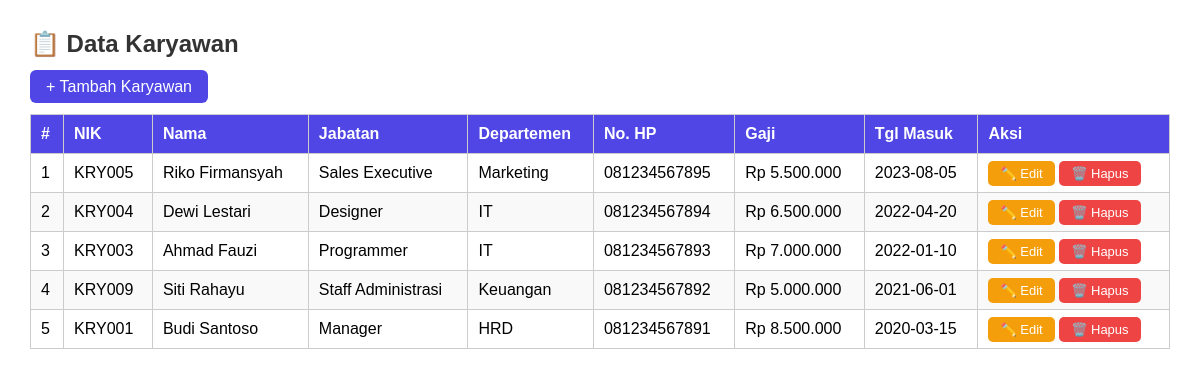
Page /karyawan/index.php on the committed database.
### tables this page shows
CREATE TABLE `karyawan` (
  `id` int NOT NULL,
  `nik` varchar(20) NOT NULL,
  `nama` varchar(100) NOT NULL,
  `jabatan` varchar(100) NOT NULL,
  `departemen` varchar(100) NOT NULL,
  `no_hp` varchar(15) NOT NULL,
  `gaji` decimal(12,2) NOT NULL DEFAULT '0.00',
  `tgl_masuk` date NOT NULL
);

### karyawan/index.php (the view, shortened to what this page needs)
<?php
require_once 'koneksi.php';
$sql    = "SELECT * FROM karyawan ORDER BY id DESC";
$result = mysqli_query($conn, $sql);
?>
<!DOCTYPE html>
<html lang="id">
<head>
</head>
<body>
<h2>📋 Data Karyawan</h2>
<a href="tambah.php" class="btn-tambah">+ Tambah Karyawan</a>
<br><br>
<table>
    <thead>
        <tr>
            <th>#</th>
            <th>NIK</th>
            <th>Nama</th>
            <th>Jabatan</th>
            <th>Departemen</th>
            <th>No. HP</th>
            <th>Gaji</th>
            <th>Tgl Masuk</th>
            <th>Aksi</th>
        </tr>
    </thead>
    <tbody>
    <?php
    $no = 1;
    while ($row = mysqli_fetch_assoc($result)):
    ?>
        <tr>
            <td><?= $no++ ?></td>
            <td><?= htmlspecialchars($row['nik']) ?></td>
            <td><?= htmlspecialchars($row['nama']) ?></td>
            <td><?= htmlspecialchars($row['jabatan']) ?></td>
            <td><?= htmlspecialchars($row['departemen']) ?></td>
            <td><?= htmlspecialchars($row['no_hp']) ?></td>
            <td>Rp <?= number_format($row['gaji'], 0, ',', '.') ?></td>
            <td><?= $row['tgl_masuk'] ?></td>
            <td>
                <a href="edit.php?id=<?= $row['id'] ?>" class="btn btn-edit">✏️ Edit</a>
                <a href="hapus.php?id=<?= $row['id'] ?>"
                   class="btn btn-hapus"
                   onclick="return confirm('Yakin hapus <?= addslashes($row['nama']) ?>?')">
                   🗑️ Hapus
                </a>
            </td>
        </tr>
    <?php endwhile; ?>
    </tbody>
</table>
</body>
</html>

### karyawan/index.php (style rules this page uses)
body { font-family: Arial, sans-serif; margin: 30px; }
h2 { color: #333; }
table { border-collapse: collapse; width: 100%; }
th, td { border: 1px solid #ccc; padding: 10px; text-align: left; }
th { background: #4f46e5; color: white; }
tr:nth-child(even) { background: #f9f9f9; }
.btn { padding: 5px 12px; border-radius: 5px; text-decoration: none; font-size: 13px; }
.btn-edit { background: #f59e0b; color: white; }
.btn-hapus { background: #ef4444; color: white; }
.btn-tambah { background: #4f46e5; color: white; padding: 8px 16px; border-radius: 6px; text-decoration: none; }

### rows in the picture
karyawan: nik "KRY005", nama "Riko Firmansyah", jabatan "Sales Executive", departemen "Marketing", no_hp "081234567895", gaji "5.500.000", tgl_masuk "2023-08-05"
karyawan: nik "KRY004", nama "Dewi Lestari", jabatan "Designer", departemen "IT", no_hp "081234567894", gaji "6.500.000", tgl_masuk "2022-04-20"
karyawan: nik "KRY003", nama "Ahmad Fauzi", jabatan "Programmer", departemen "IT", no_hp "081234567893", gaji "7.000.000", tgl_masuk "2022-01-10"
karyawan: nik "KRY009", nama "Siti Rahayu", jabatan "Staff Administrasi", departemen "Keuangan", no_hp "081234567892", gaji "5.000.000", tgl_masuk "2021-06-01"
karyawan: nik "KRY001", nama "Budi Santoso", jabatan "Manager", departemen "HRD", no_hp "081234567891", gaji "8.500.000", tgl_masuk "2020-03-15"
